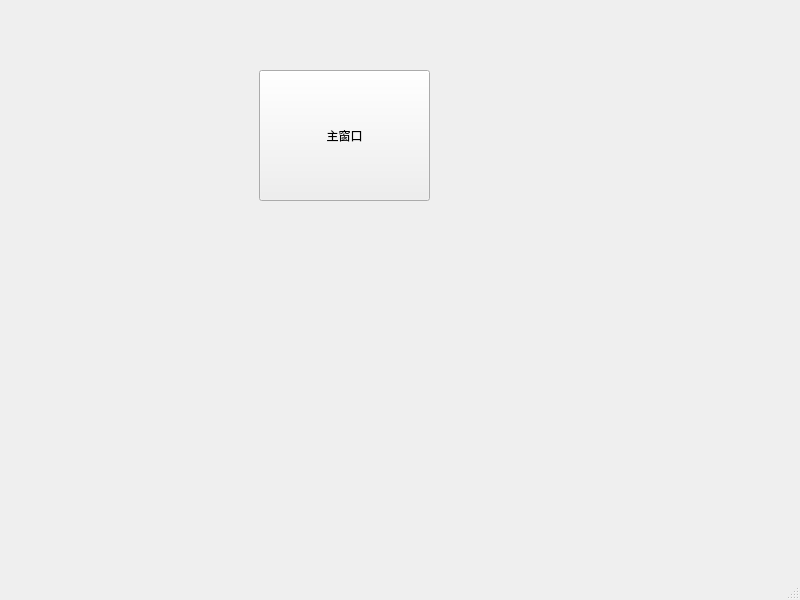
<?xml version="1.0" encoding="UTF-8"?>
<ui version="4.0">
 <class>MainWindow</class>
 <widget class="QMainWindow" name="MainWindow">
  <property name="geometry">
   <rect>
    <x>0</x>
    <y>0</y>
    <width>800</width>
    <height>600</height>
   </rect>
  </property>
  <property name="windowTitle">
   <string>MainWindow</string>
  </property>
  <widget class="QWidget" name="centralwidget">
   <widget class="QPushButton" name="pushButton">
    <property name="geometry">
     <rect>
      <x>259</x>
      <y>70</y>
      <width>171</width>
      <height>131</height>
     </rect>
    </property>
    <property name="text">
     <string>主窗口</string>
    </property>
   </widget>
  </widget>
  <widget class="QMenuBar" name="menubar">
   <property name="geometry">
    <rect>
     <x>0</x>
     <y>0</y>
     <width>800</width>
     <height>21</height>
    </rect>
   </property>
  </widget>
  <widget class="QStatusBar" name="statusbar"/>
 </widget>
 <resources/>
 <connections/>
</ui>
